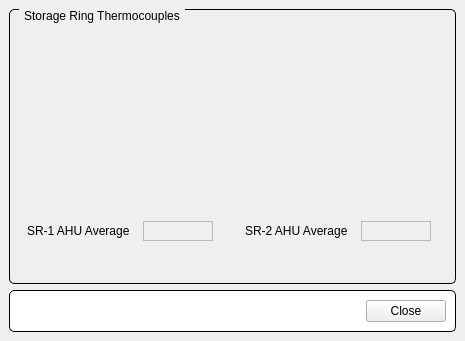
<?xml version="1.0" encoding="UTF-8"?>
<ui version="4.0">
 <class>FormCellsThermocouples</class>
 <widget class="QMainWindow" name="FormCellsThermocouples">
  <property name="geometry">
   <rect>
    <x>0</x>
    <y>0</y>
    <width>465</width>
    <height>341</height>
   </rect>
  </property>
  <property name="windowTitle">
   <string>SR Cells THC</string>
  </property>
  <widget class="QWidget" name="centralWidget">
   <layout class="QVBoxLayout" name="verticalLayout" stretch="1,0">
    <item>
     <widget class="QGroupBox" name="titleGroupBox_4">
      <property name="styleSheet">
       <string notr="true">QGroupBox {
    border: 1px solid black;
    border-radius: 5px;
    margin-top: 0.5em;
}

QGroupBox::title {
    subcontrol-origin: margin;
    left: 10px;
    padding: 0 3px 0 3px;
}</string>
      </property>
      <property name="title">
       <string>Storage Ring Thermocouples</string>
      </property>
      <widget class="QWidget" name="verticalLayoutWidget">
       <property name="geometry">
        <rect>
         <x>13</x>
         <y>30</y>
         <width>198</width>
         <height>180</height>
        </rect>
       </property>
       <layout class="QVBoxLayout" name="ltThermocouplesCol1">
        <property name="spacing">
         <number>0</number>
        </property>
       </layout>
      </widget>
      <widget class="QWidget" name="verticalLayoutWidget_2">
       <property name="geometry">
        <rect>
         <x>233</x>
         <y>30</y>
         <width>198</width>
         <height>180</height>
        </rect>
       </property>
       <layout class="QVBoxLayout" name="ltThermocouplesCol2">
        <property name="spacing">
         <number>0</number>
        </property>
       </layout>
      </widget>
      <widget class="QLabel" name="label_2">
       <property name="geometry">
        <rect>
         <x>18</x>
         <y>212</y>
         <width>114</width>
         <height>20</height>
        </rect>
       </property>
       <property name="text">
        <string>SR-1 AHU Average</string>
       </property>
      </widget>
      <widget class="QELabel" name="qelabel_30">
       <property name="geometry">
        <rect>
         <x>134</x>
         <y>212</y>
         <width>70</width>
         <height>20</height>
        </rect>
       </property>
       <property name="frameShape">
        <enum>QFrame::StyledPanel</enum>
       </property>
       <property name="variable" stdset="0">
        <string>SASR1-CO:getAvgTemp</string>
       </property>
       <property name="precision">
        <number>2</number>
       </property>
       <property name="useDbPrecision">
        <bool>false</bool>
       </property>
      </widget>
      <widget class="QLabel" name="label_3">
       <property name="geometry">
        <rect>
         <x>236</x>
         <y>212</y>
         <width>114</width>
         <height>20</height>
        </rect>
       </property>
       <property name="text">
        <string>SR-2 AHU Average</string>
       </property>
      </widget>
      <widget class="QELabel" name="qelabel_31">
       <property name="geometry">
        <rect>
         <x>352</x>
         <y>212</y>
         <width>70</width>
         <height>20</height>
        </rect>
       </property>
       <property name="frameShape">
        <enum>QFrame::StyledPanel</enum>
       </property>
       <property name="variable" stdset="0">
        <string>SASR2-CO:getAvgTemp</string>
       </property>
       <property name="precision">
        <number>2</number>
       </property>
       <property name="useDbPrecision">
        <bool>false</bool>
       </property>
      </widget>
     </widget>
    </item>
    <item>
     <widget class="QGroupBox" name="titleGroupBox_2">
      <property name="styleSheet">
       <string notr="true">QGroupBox {
	background-color: rgb(255, 255, 255);
    border: 1px solid black;
    border-radius: 5px;
    margin-top: 0.5em;
}

QGroupBox::title {
    subcontrol-origin: margin;
    left: 10px;
    padding: 0 3px 0 3px;
}</string>
      </property>
      <property name="title">
       <string/>
      </property>
      <layout class="QHBoxLayout" name="horizontalLayout_6">
       <item>
        <spacer name="horizontalSpacer_2">
         <property name="orientation">
          <enum>Qt::Horizontal</enum>
         </property>
         <property name="sizeHint" stdset="0">
          <size>
           <width>329</width>
           <height>20</height>
          </size>
         </property>
        </spacer>
       </item>
       <item>
        <widget class="QPushButton" name="btnClose">
         <property name="text">
          <string>Close</string>
         </property>
        </widget>
       </item>
      </layout>
     </widget>
    </item>
   </layout>
  </widget>
 </widget>
 <customwidgets>
  <customwidget>
   <class>QELabel</class>
   <extends>QLabel</extends>
   <header>QELabel.h</header>
  </customwidget>
 </customwidgets>
 <resources/>
 <connections/>
</ui>
